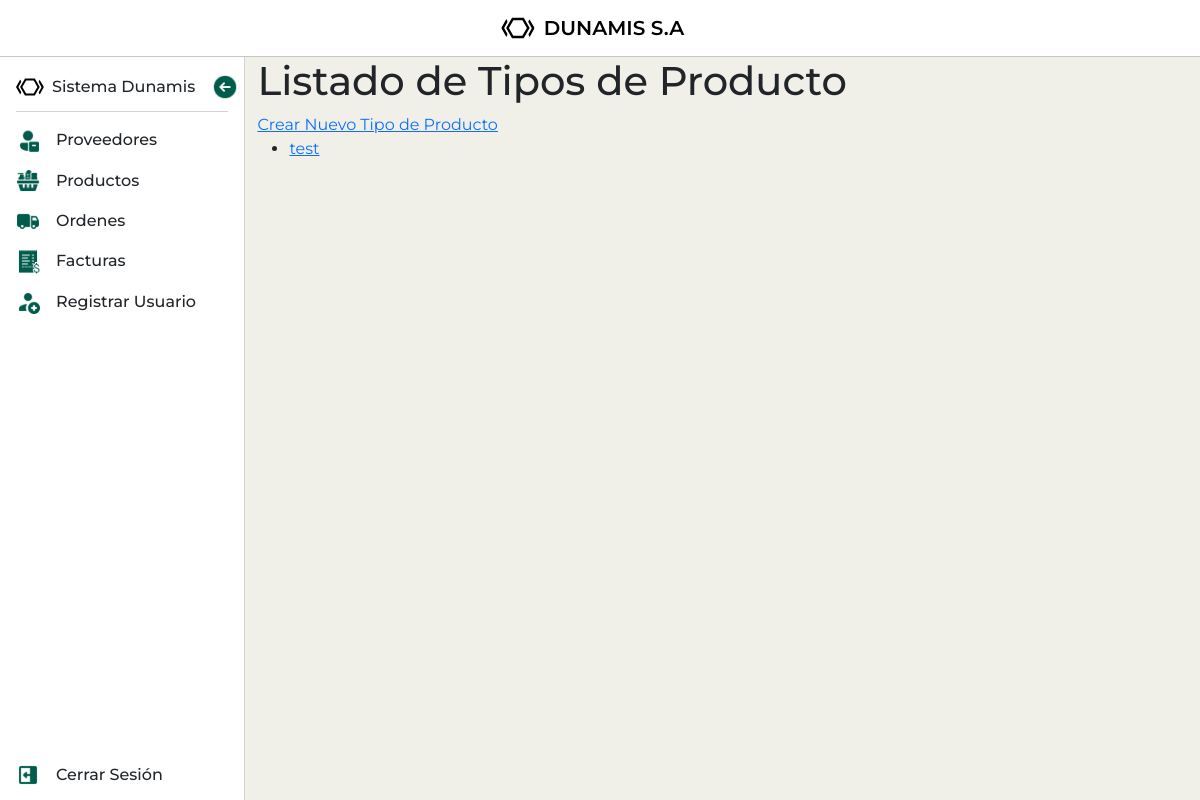
The app's page /productos/tipo-producto/ (signed in), older data.
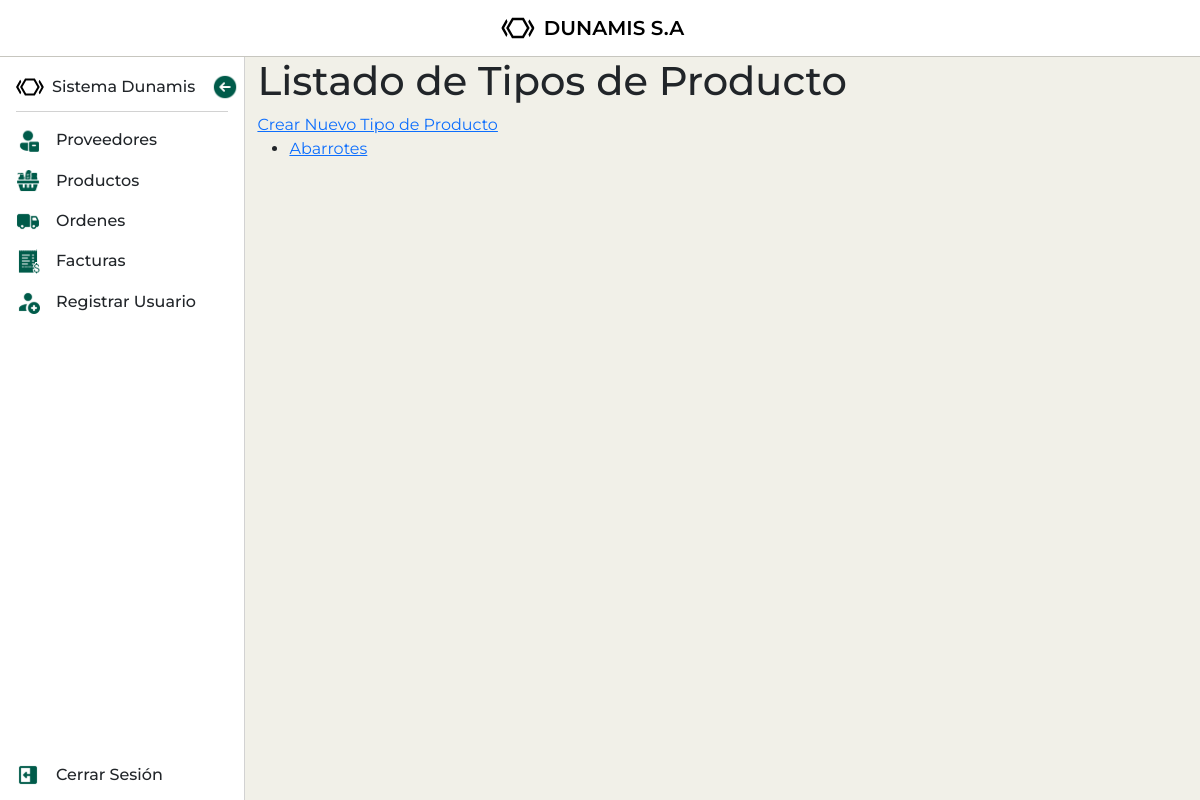
The same page, newer data.
### mod_ventas/sub_mod_productos/models.py (models this page shows, shortened)
class TipoProducto(models.Model):
    nombre =  models.CharField(max_length=100, default='')
    descripcion = models.CharField(max_length=255)
    activo = models.BooleanField(default=True)

### mod_ventas/sub_mod_productos/views.py (the view)
# urls.py: path('tipo-producto/', TipoProductoListView.as_view(), name='tipo_producto_list'),
class TipoProductoListView(ListView):
    model = TipoProducto
    template_name = 'sub_mod_productos/tipo_producto_list.html'
    context_object_name = 'tipos_productos'

### mod_ventas/sub_mod_productos/templates/sub_mod_productos/tipo_producto_list.html (shortened to what this page needs)
{% extends "base.html" %}
{% block content %}
    <h1>Listado de Tipos de Producto</h1>
    <a href="{% url 'tipo_producto_create' %}">Crear Nuevo Tipo de Producto</a>
    <ul>
        {% for tipo_producto in tipos_productos %}
            <li><a href="{% url 'tipo_producto_detail' tipo_producto.id %}">{{ tipo_producto.nombre }}</a></li>
        {% endfor %}
    </ul>
{% endblock content %}

Row changes from the older to the newer data that the page shows:
removed TipoProducto: nombre "test"
added TipoProducto: nombre "Abarrotes"
